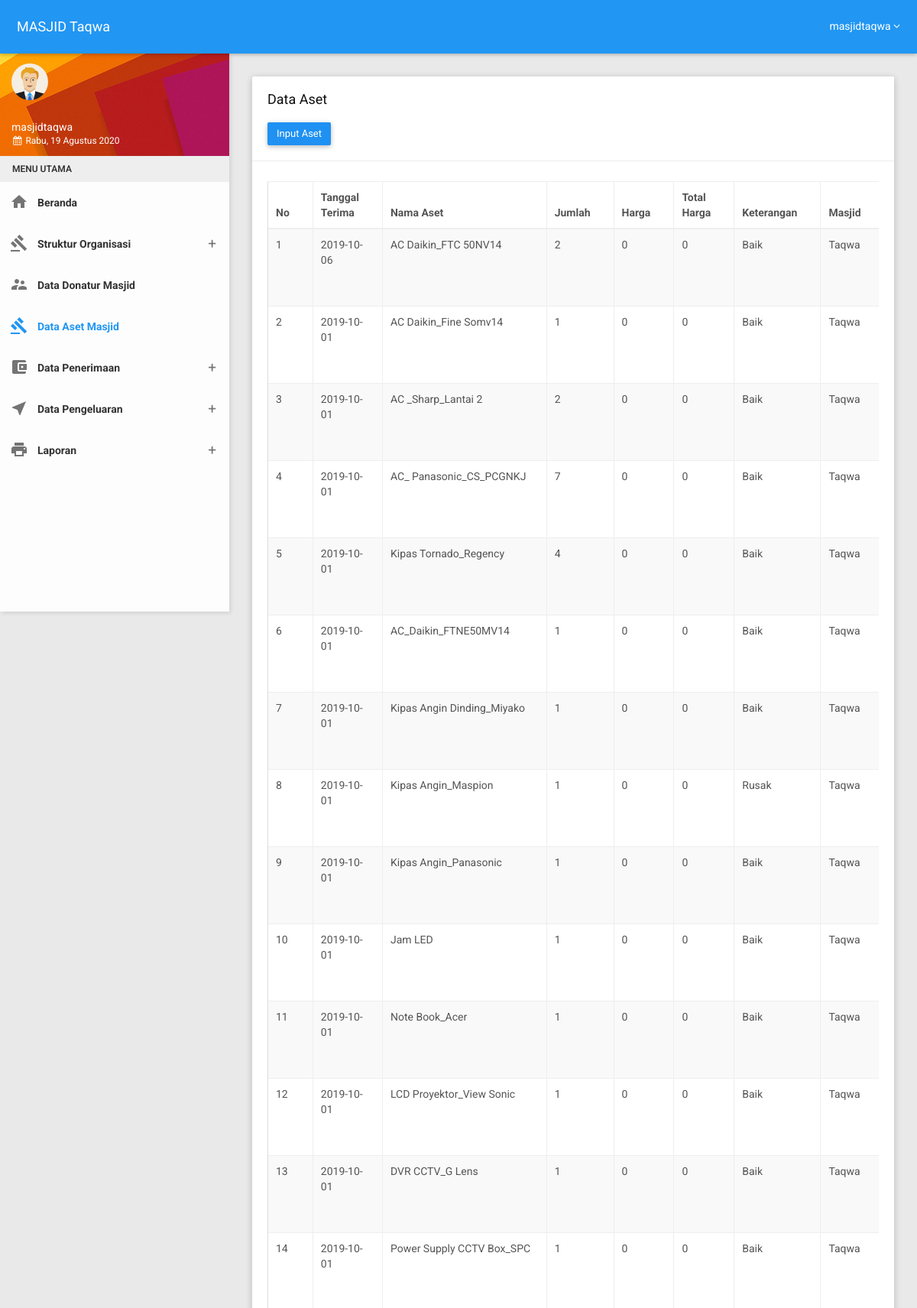
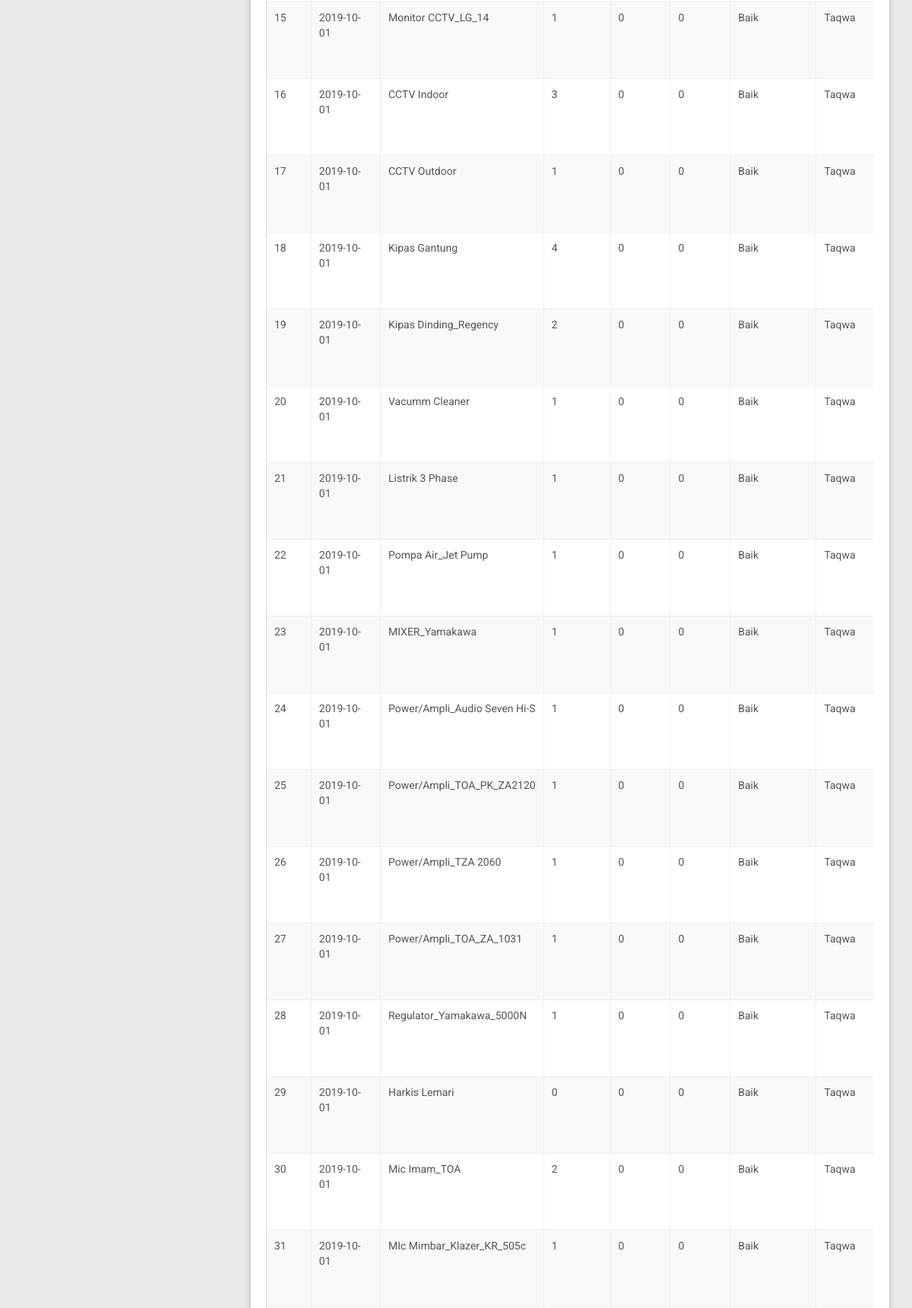
Screenshot of /index.php?page=Aset (signed in, upper part) with the database file from the repository (2 pictures, top to bottom).
### tables this page shows
CREATE TABLE `m_aset` (
  `idaset` int(11) NOT NULL,
  `tgl_aset` date DEFAULT NULL,
  `namaaset` varchar(100) DEFAULT NULL,
  `jumlah` int(11) DEFAULT NULL,
  `harga` int(11) NOT NULL,
  `total` int(11) NOT NULL,
  `keterangan` enum('Baik','Rusak') DEFAULT 'Baik',
  `id_masjid` int(11) NOT NULL
);

CREATE TABLE `m_masjid` (
  `id_masjid` int(11) NOT NULL,
  `nama_masjid` varchar(255) NOT NULL,
  `ketua` varchar(50) DEFAULT NULL,
  `sekretaris` varchar(50) DEFAULT NULL,
  `bendahara` varchar(59) DEFAULT NULL,
  `alamat` varchar(255) DEFAULT NULL,
  `foto` varchar(255) DEFAULT 'logo-dkm.jpg',
  `publish` enum('T','F') NOT NULL DEFAULT 'T'
);

### page/m_aset.php (the view, shortened to what this page needs)
<?php
$b = !empty($_GET['b']) ? $_GET['b'] : "reset";
?>
<?php
$kdb = koneksidatabase();
switch ($b) {
    case "reset":
        curd_read();
        break;
}
function curd_read()
{
    ?>
            <div class="row clearfix js-sweetalert">
                <div class="col-lg-12 col-md-12 col-sm-12 col-xs-12">
                    <div class="card">
                        <div class="header">
                            <h2>
                                Data Aset
                            </h2>
                            <br>
                            <button <?php if ($_SESSION['level'] == 'ADMIN') {
                                            echo "class='hidden'";
                                        } ?> type="button" class="btn btn-primary waves-effect" data-toggle="modal" data-target="#myModal">Input Aset</button>
                        </div>
                        <div class="body">
                            <div class="table-responsive">
                                <table class="table table-bordered table-striped table-hover js-basic-example dataTable">
                                    <thead>
                                        <tr>
                                            <th>No</th>
                                            <th>Tanggal Terima</th>
                                            <th>Nama Aset</th>
                                            <th>Jumlah</th>
                                            <th>Harga</th>
                                            <th>Total Harga</th>
                                            <th>Keterangan</th>
                                            <th>Masjid</th>
                                        </tr>
                                    </thead>
                                    <tbody>
                                        <?php
                                            $hasil = sql_select();
                                            $i = 1;
                                            while ($t = mysqli_fetch_array($hasil)) {
                                                ?>
                                            <tr>
                                                <td><?php echo $i; ?></td>
                                                <td><?php echo $t['tgl_aset']; ?></td>
                                                <td><?php echo $t['namaaset']; ?></td>
                                                <td><?php echo $t['jumlah']; ?></td>
                                                <td><?php echo $t['harga']; ?></td>
                                                <td><?php echo $t['total']; ?></td>
                                                <td><?php echo $t['keterangan']; ?></td>
                                                <td><?php echo $t['nama_masjid']; ?></td>
                                            </tr>
                                        <?php
                                                $i++;
                                            }
                                            ?>
                                    </tbody>
                                </table>
                            </div>
                        </div>
                    </div>
                </div>
            </div>
        <?php
        }
        ?>
            <?php
            function koneksidatabase()
            {
                include('./koneksi/koneksi.php');
                return $kdb;
            }
            function sql_select()
            {
                global $kdb;
                if ($_SESSION['level'] == 'USER') {
                    $sql = "SELECT a.*, b.`nama_masjid` FROM `m_aset` as a,`m_masjid` as b WHERE a.`id_masjid`=b.`id_masjid` and a.`id_masjid`= " . $_SESSION['id_masjid'];
                    $hasil = mysqli_query($kdb, $sql) or die(mysqli_error($kdb));
                } else {
                    $sql = "SELECT a.*, b.`nama_masjid` FROM `m_aset` as a,`m_masjid` as b WHERE a.`id_masjid`=b.`id_masjid`";
                    $hasil = mysqli_query($kdb, $sql) or die(mysqli_error($kdb));
                }
                return $hasil;
            }
            ?>

### rows the page displays
m_aset: tgl_aset "2019-10-06", namaaset "AC Daikin_FTC 50NV14", jumlah "2", harga "0", total "0", keterangan "Baik", id_masjid.nama_masjid "Taqwa"
m_aset: tgl_aset "2019-10-01", namaaset "AC Daikin_Fine Somv14", jumlah "1", harga "0", total "0", keterangan "Baik", id_masjid.nama_masjid "Taqwa"
m_aset: tgl_aset "2019-10-01", namaaset "AC _Sharp_Lantai 2", jumlah "2", harga "0", total "0", keterangan "Baik", id_masjid.nama_masjid "Taqwa"
m_aset: tgl_aset "2019-10-01", namaaset "AC_ Panasonic_CS_PCGNKJ", jumlah "7", harga "0", total "0", keterangan "Baik", id_masjid.nama_masjid "Taqwa"
m_aset: tgl_aset "2019-10-01", namaaset "Kipas Tornado_Regency", jumlah "4", harga "0", total "0", keterangan "Baik", id_masjid.nama_masjid "Taqwa"
m_aset: tgl_aset "2019-10-01", namaaset "AC_Daikin_FTNE50MV14", jumlah "1", harga "0", total "0", keterangan "Baik", id_masjid.nama_masjid "Taqwa"
m_aset: tgl_aset "2019-10-01", namaaset "Kipas Angin Dinding_Miyako", jumlah "1", harga "0", total "0", keterangan "Baik", id_masjid.nama_masjid "Taqwa"
m_aset: tgl_aset "2019-10-01", namaaset "Kipas Angin_Maspion", jumlah "1", harga "0", total "0", keterangan "Rusak", id_masjid.nama_masjid "Taqwa"
m_aset: tgl_aset "2019-10-01", namaaset "Kipas Angin_Panasonic", jumlah "1", harga "0", total "0", keterangan "Baik", id_masjid.nama_masjid "Taqwa"
m_aset: tgl_aset "2019-10-01", namaaset "Jam LED", jumlah "1", harga "0", total "0", keterangan "Baik", id_masjid.nama_masjid "Taqwa"
m_aset: tgl_aset "2019-10-01", namaaset "Note Book_Acer", jumlah "1", harga "0", total "0", keterangan "Baik", id_masjid.nama_masjid "Taqwa"
m_aset: tgl_aset "2019-10-01", namaaset "LCD Proyektor_View Sonic", jumlah "1", harga "0", total "0", keterangan "Baik", id_masjid.nama_masjid "Taqwa"
m_aset: tgl_aset "2019-10-01", namaaset "DVR CCTV_G Lens", jumlah "1", harga "0", total "0", keterangan "Baik", id_masjid.nama_masjid "Taqwa"
m_aset: tgl_aset "2019-10-01", namaaset "Power Supply CCTV Box_SPC", jumlah "1", harga "0", total "0", keterangan "Baik", id_masjid.nama_masjid "Taqwa"
m_aset: tgl_aset "2019-10-01", namaaset "Monitor CCTV_LG_14", jumlah "1", harga "0", total "0", keterangan "Baik", id_masjid.nama_masjid "Taqwa"
m_aset: tgl_aset "2019-10-01", namaaset "CCTV Indoor", jumlah "3", harga "0", total "0", keterangan "Baik", id_masjid.nama_masjid "Taqwa"
m_aset: tgl_aset "2019-10-01", namaaset "CCTV Outdoor", jumlah "1", harga "0", total "0", keterangan "Baik", id_masjid.nama_masjid "Taqwa"
m_aset: tgl_aset "2019-10-01", namaaset "Kipas Gantung", jumlah "4", harga "0", total "0", keterangan "Baik", id_masjid.nama_masjid "Taqwa"
m_aset: tgl_aset "2019-10-01", namaaset "Kipas Dinding_Regency", jumlah "2", harga "0", total "0", keterangan "Baik", id_masjid.nama_masjid "Taqwa"
m_aset: tgl_aset "2019-10-01", namaaset "Vacumm Cleaner", jumlah "1", harga "0", total "0", keterangan "Baik", id_masjid.nama_masjid "Taqwa"
m_aset: tgl_aset "2019-10-01", namaaset "Listrik 3 Phase", jumlah "1", harga "0", total "0", keterangan "Baik", id_masjid.nama_masjid "Taqwa"
m_aset: tgl_aset "2019-10-01", namaaset "Pompa Air_Jet Pump", jumlah "1", harga "0", total "0", keterangan "Baik", id_masjid.nama_masjid "Taqwa"
m_aset: tgl_aset "2019-10-01", namaaset "MIXER_Yamakawa", jumlah "1", harga "0", total "0", keterangan "Baik", id_masjid.nama_masjid "Taqwa"
m_aset: tgl_aset "2019-10-01", namaaset "Power/Ampli_Audio Seven Hi-S", jumlah "1", harga "0", total "0", keterangan "Baik", id_masjid.nama_masjid "Taqwa"
m_aset: tgl_aset "2019-10-01", namaaset "Power/Ampli_TOA_PK_ZA2120", jumlah "1", harga "0", total "0", keterangan "Baik", id_masjid.nama_masjid "Taqwa"
m_aset: tgl_aset "2019-10-01", namaaset "Power/Ampli_TZA 2060", jumlah "1", harga "0", total "0", keterangan "Baik", id_masjid.nama_masjid "Taqwa"
m_aset: tgl_aset "2019-10-01", namaaset "Power/Ampli_TOA_ZA_1031", jumlah "1", harga "0", total "0", keterangan "Baik", id_masjid.nama_masjid "Taqwa"
m_aset: tgl_aset "2019-10-01", namaaset "Regulator_Yamakawa_5000N", jumlah "1", harga "0", total "0", keterangan "Baik", id_masjid.nama_masjid "Taqwa"
m_aset: tgl_aset "2019-10-01", namaaset "Harkis Lemari", jumlah "0", harga "0", total "0", keterangan "Baik", id_masjid.nama_masjid "Taqwa"
m_aset: tgl_aset "2019-10-01", namaaset "Mic Imam_TOA", jumlah "2", harga "0", total "0", keterangan "Baik", id_masjid.nama_masjid "Taqwa"
m_aset: tgl_aset "2019-10-01", namaaset "MIc Mimbar_Klazer_KR_505c", jumlah "1", harga "0", total "0", keterangan "Baik", id_masjid.nama_masjid "Taqwa"

### other values shown
$_SESSION['nama_masjid'] "Taqwa"
$_SESSION['nama_petugas'] "masjidtaqwa"
